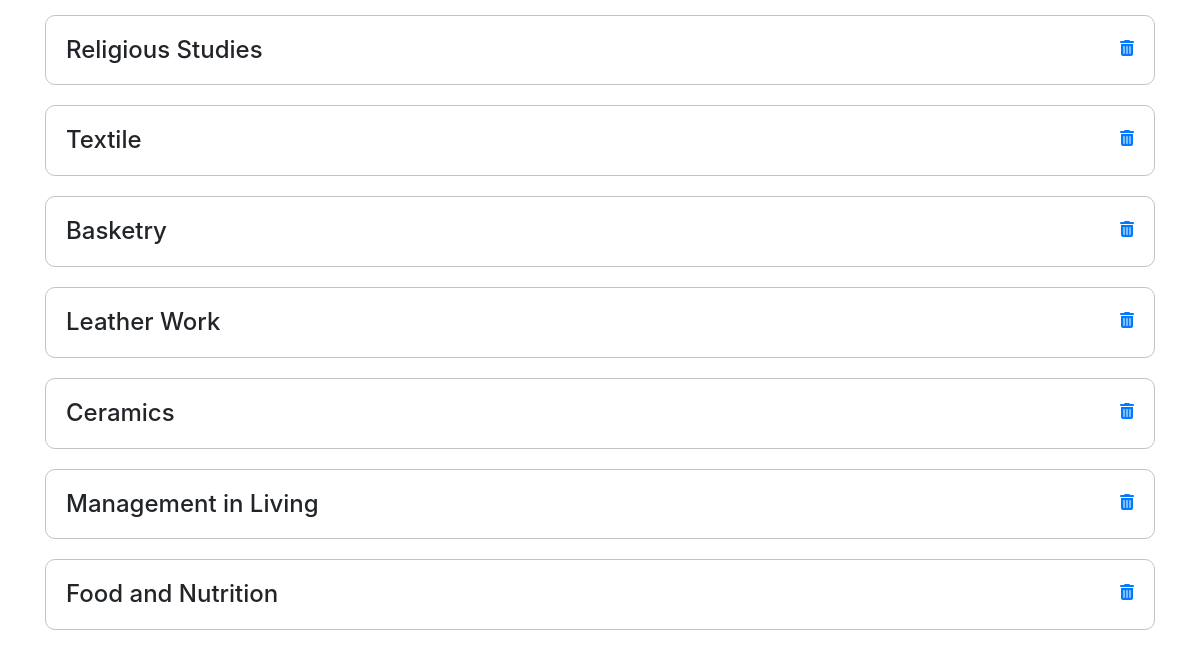
/electives (lower part), run on an earlier commit of the app's database.
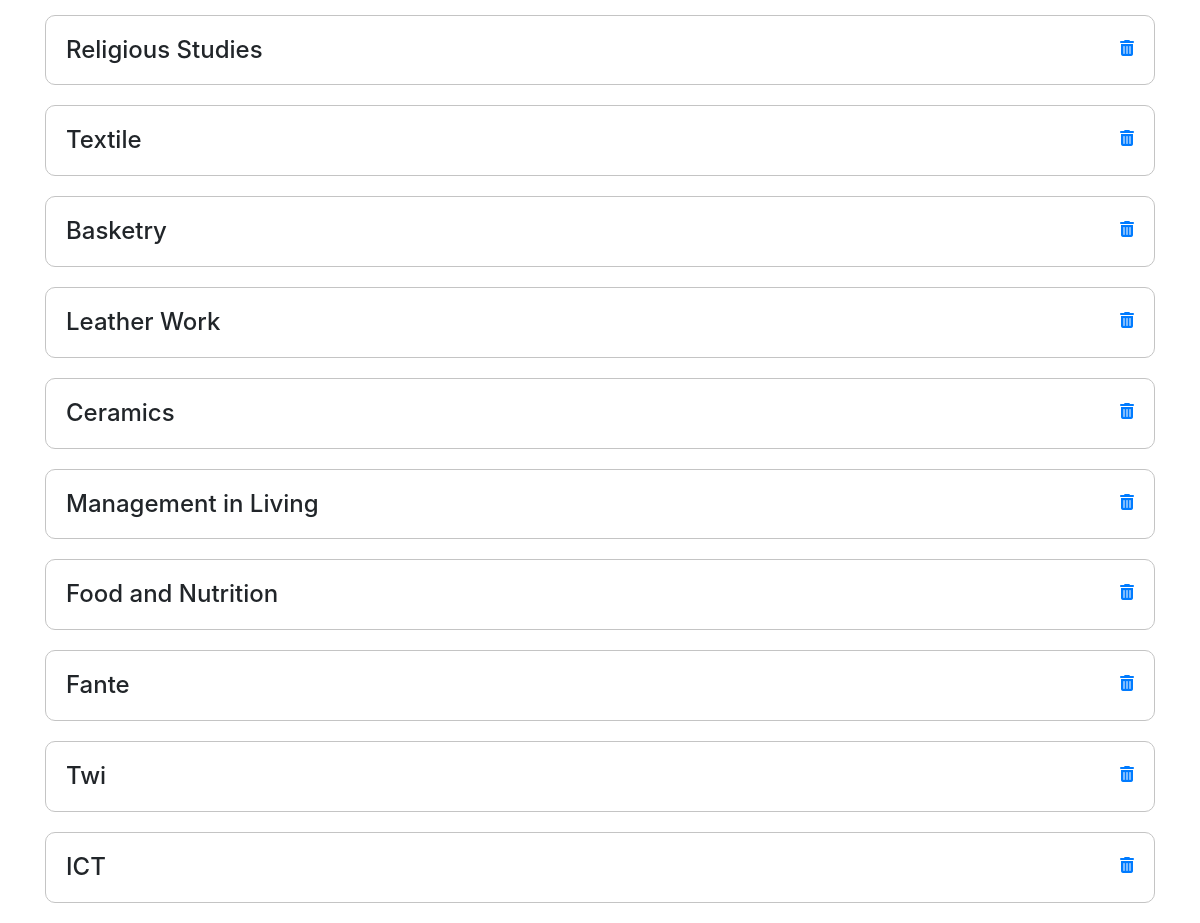
And on a later commit of the database.
### app/models.py (models this page shows, shortened)
class Electives(db.Model):
    id = db.Column(db.Integer(), primary_key=True)
    name = db.Column(db.String())

### app/routes.py (the view, shortened to what this page needs)
@app.route("/electives",methods=['GET','POST'])
def electives():
    electives = Electives.query.all()
    return render_template('electives.html', electives=electives)

### app/templates/electives.html (shortened to what this page needs)
{% extends "layout.html" %}
{% block body %}
<div class="container">
    <br/>
<br/>
{% for elective in electives %}
<div  style="display: flex; justify-content: space-between;" class="course">
    <div>
        <h4 style="margin: 0; width: fit-content;">{{elective.name}}</h4>
    </div>
    <div>
        <a href='{{url_for("deleteElective", id=elective.id)}}'>
            <i class="fa fa-trash" aria-hidden="true"></i>
        </a>
    </div>
</div>
{% endfor %}
</div>
{% endblock %}

### app/templates/layout.html (shortened to what this page needs)
<!doctype html>
<html lang="en">
  <head>
    <link rel="stylesheet" href="{{url_for('static', filename="css/style.css")}}">
    <link rel="stylesheet" href="https://stackpath.bootstrapcdn.com/bootstrap/4.3.1/css/bootstrap.min.css">
</head>
  <body>
      {% block body %}
      {% endblock %}
  </body>
</html>

### app/static/css/style.css (style rules this page uses)
.course { width: 100%; border: 1px solid #c4c4c4; padding: 20px; margin-bottom: 20px; display: flex; border-radius: 10px; justify-content: space-between; }

What changed in the data, as far as the page shows it:
added Electives: name "Fante"
added Electives: name "Twi"
added Electives: name "ICT"
